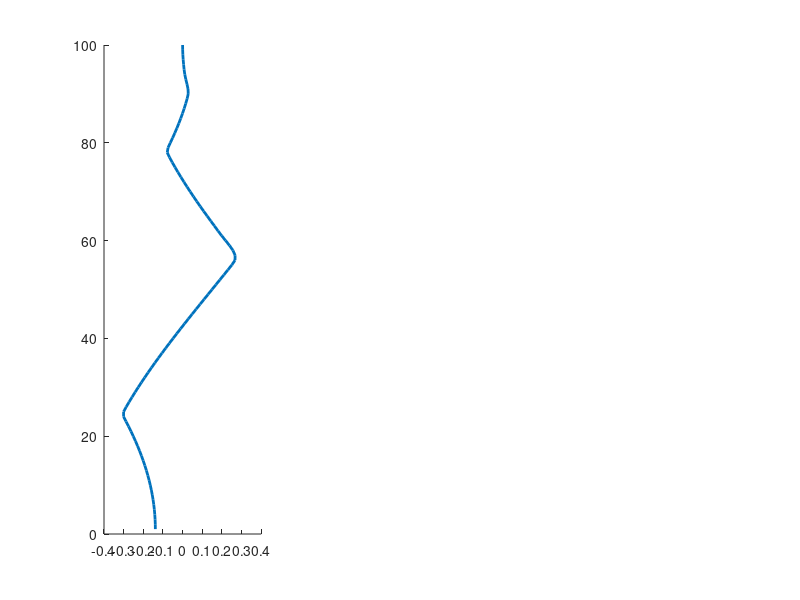

MATLAB code to generate this figure: (Note: this script raises an error after producing the figure.)
clf 
path = "/Users/djoroya/Documents/GitHub/SHE-ControlTheory-slides/videos";
Nt = 100
tspan = linspace(0,pi,Nt);

ft = sin(4*tspan) + cos(2*tspan+0.2);
ft = sign(ft);

f = @(t) interp1(tspan,ft,t);

dyn = @(t,x) (2/pi)*f(t)*[sin(t)];

x0 = [0];

[~,xt] = ode45(dyn,tspan,x0);


xT = (2/pi)*trapz(tspan,cos(tspan).*ft);

figure('Units','norm','pos',[0 0 0.5 0.5])
clf
subplot(1,3,1)
hold on
plot(xt(end,1) - xt(:,1),1:Nt,'LineWidth',2)

yline(0)
xline(0)

iplot = plot(xt(end,1) - xt(1,1),1,'Marker','.','MarkerSize',18);

xlim([-0.5 0.5])

title("Sistema dinámico","Interpreter","latex")
ylabel('$t$','Interpreter','latex','FontSize',21)
xlabel('$\beta_1$','Interpreter','latex','FontSize',21)
%%

subplot(1,3,2)
hold on
plot(ft,1:Nt,'LineWidth',2);
jplot =plot(1,ft(1),'Marker','.','MarkerSize',18);

title("Control")
ylabel("$t$",'FontSize',21,'Interpreter','latex')
xlabel("$f_t$",'Interpreter','latex','FontSize',21)
xlim([-1.5 1.5])
%xlim([0 pi])
xline(0)
%%
subplot(1,3,3)


bar([1],[xT]);
title('Coeficiente de Fourier')
xticklabels({'\beta_1'})
ylim([-0.3  0.3])
%%
v = VideoWriter(fullfile(path,'peaks'),'MPEG-4');
open(v);
%
for it = 1:Nt
   iplot.XData = xt(end,1) - xt(it,1); 
   iplot.YData = it;
   
   jplot.YData = it;
   jplot.XData = ft(it);
   
   if false
    frame = getframe(gcf);
    writeVideo(v,frame);
   else
     pause(0.1)  
   end
end
close(v);
%%
